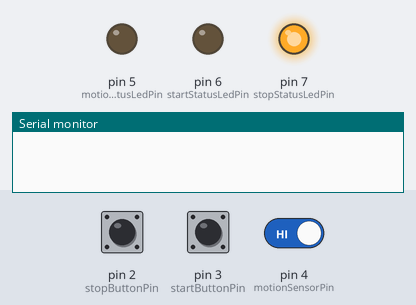
A program run on a simulated Arduino Nano, built with avr-gcc and run on an emulated ATmega328P. On the bench: output pins drawn as LEDs (lit = HIGH), the last lines printed to the serial monitor. Inputs (shaded band) come from the test bench; at power-on: pin 3 (startButtonPin) HIGH, pin 2 (stopButtonPin) HIGH, pin 4 (motionSensorPin) HIGH.

Above: at 3.2 s.
3.3 s: pin 3 (startButtonPin) pulled LOW for 0.15 s
At 4.0 s:
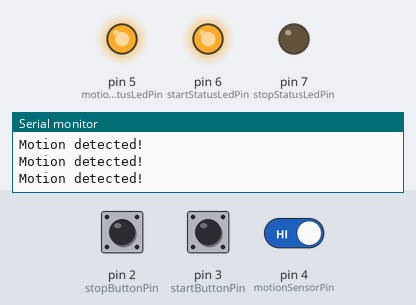
4.9 s: pin 2 (stopButtonPin) pulled LOW for 0.15 s
At 5.2 s:
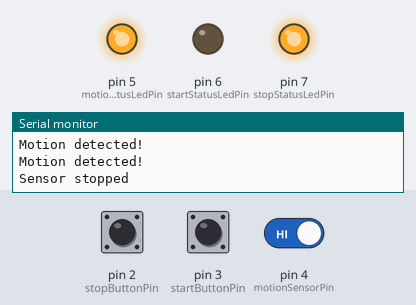
6.5 s: pin 3 (startButtonPin) pulled LOW for 1 s
At 7.6 s:
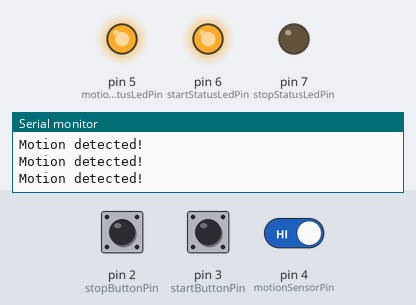
9.0 s: pin 2 (stopButtonPin) pulled LOW for 1 s
At 9.6 s:
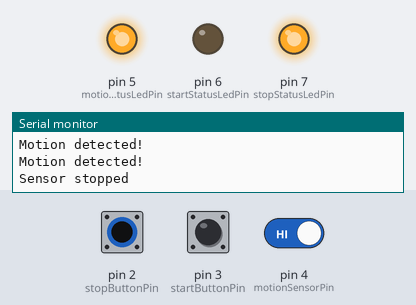
11.5 s: pin 2 (stopButtonPin) driven LOW and pin 3 (startButtonPin) driven LOW
At 11.73 s:
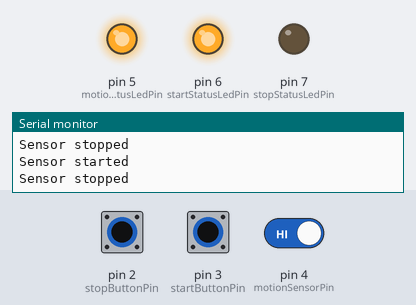
13.3 s: pin 2 (stopButtonPin) driven HIGH
At 14.4 s:
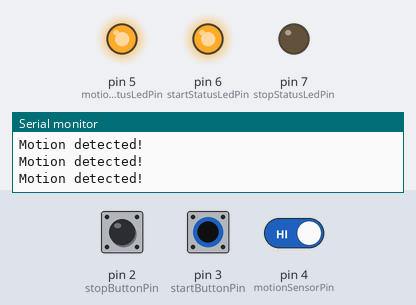
Timing chart, 0 to 15.8 s (numbered marks = the images above; inputs shaded):
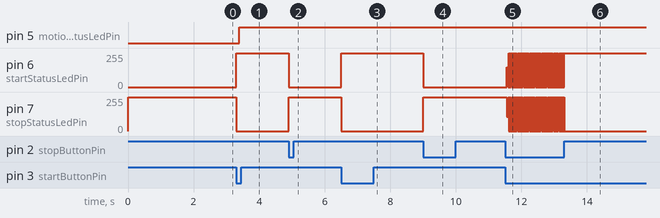

Measured:
- after the input at 3.3 s, pin 5 (motionStatusLedPin): LOW → HIGH after 0.10 s; pin 6 (startStatusLedPin): 0/255 → 255/255 at once; pin 7 (stopStatusLedPin): 255/255 → 0/255 at once
- after the input at 4.9 s, pin 6 (startStatusLedPin): 255/255 → 0/255 at once; pin 7 (stopStatusLedPin): 0/255 → 255/255 at once
- after the input at 6.5 s, pin 6 (startStatusLedPin): 0/255 → 255/255 at once; pin 7 (stopStatusLedPin): 255/255 → 0/255 at once
- after the input at 9.0 s, pin 6 (startStatusLedPin): 255/255 → 0/255 at once; pin 7 (stopStatusLedPin): 0/255 → 255/255 at once
- after the input at 11.5 s, pin 6 (startStatusLedPin): 0/255 → 149/255 after 0.06 s, then repeats every 0.03 s: 0/255 0.02 s, 255/255 0.02 s; pin 7 (stopStatusLedPin): 255/255 → 106/255 after 0.06 s, then repeats every 0.03 s: 255/255 0.02 s, 0/255 0.02 s
- after the input at 13.3 s, pin 6 (startStatusLedPin): goes on until 13.3 s, then stays 255/255; pin 7 (stopStatusLedPin): goes on until 13.3 s, then stays 0/255

The program:

main.cpp
```cpp
#include "Arduino.h"

int stopButtonPin = 2;
int startButtonPin = 3;
int motionSensorPin = 4;

int motionStatusLedPin = 5;
int startStatusLedPin = 6;
int stopStatusLedPin = 7;

void setup()
{
  pinMode(stopButtonPin, INPUT_PULLUP);
  pinMode(startButtonPin, INPUT_PULLUP);
  pinMode(motionSensorPin, INPUT_PULLUP);

  pinMode(motionStatusLedPin, OUTPUT);
  pinMode(startStatusLedPin, OUTPUT);
  pinMode(stopStatusLedPin, OUTPUT);

  digitalWrite(stopStatusLedPin, HIGH);

  Serial.begin(9600);
  delay(2000);
}

void loop()
{
  if (digitalRead(startButtonPin) == LOW)
  {
    Serial.println("Sensor started");
    digitalWrite(startStatusLedPin, HIGH);
    digitalWrite(stopStatusLedPin, LOW);

    while (digitalRead(stopButtonPin) == HIGH)
    {
      if(digitalRead(stopButtonPin) == LOW)
        Serial.println("Stop motion sensor");

      delay(100);
      if (digitalRead(motionSensorPin) == HIGH)
      {
        Serial.println("Motion detected!");
        digitalWrite(motionStatusLedPin, HIGH);
      }
      else
      {
        digitalWrite(motionStatusLedPin, LOW);
      }
    }
    Serial.println("Sensor stopped");
    digitalWrite(startStatusLedPin, LOW);
    digitalWrite(stopStatusLedPin, HIGH);
  }
}
```
